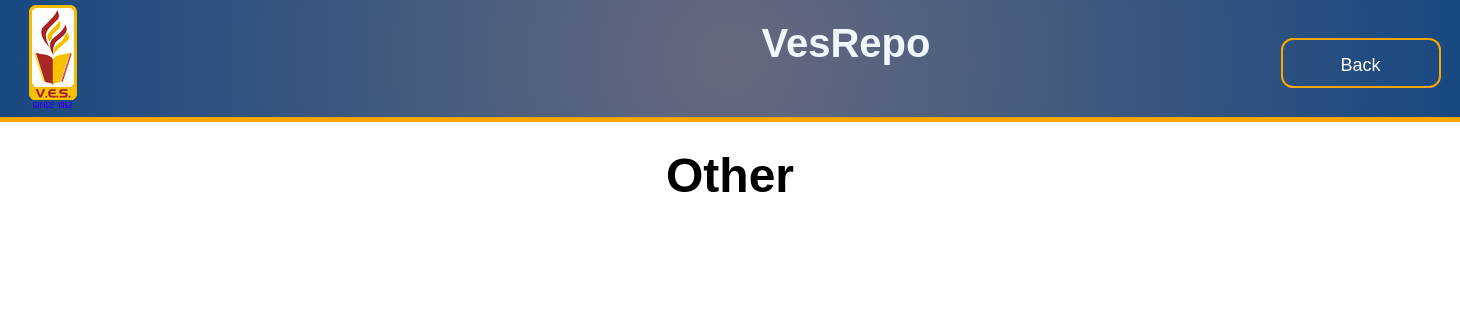
/Complete/other.php, run on an earlier commit of the app's database.
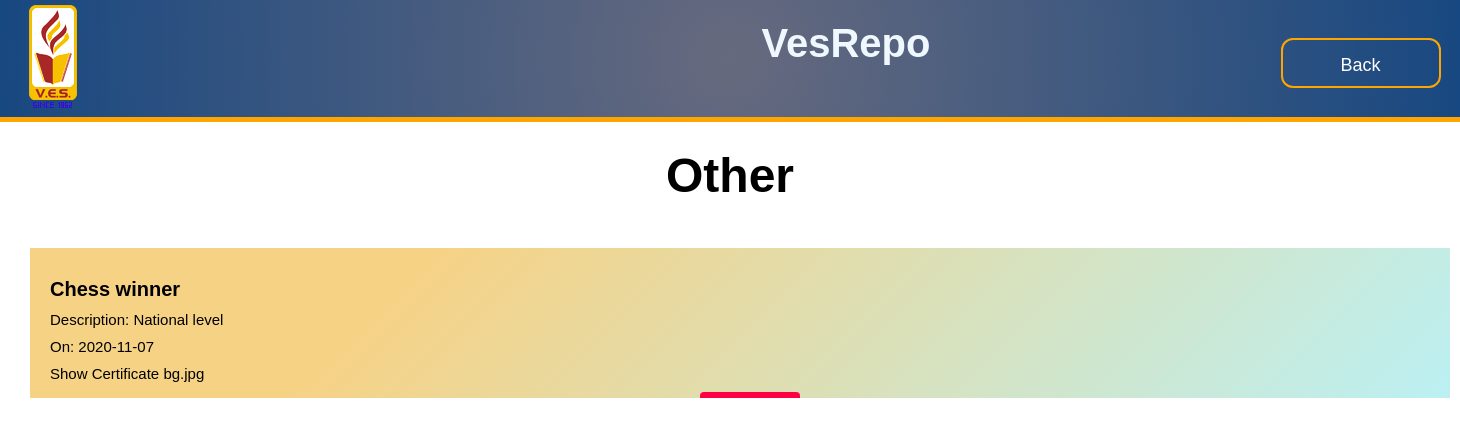
And on a later commit of the database.
### tables this page shows
CREATE TABLE `other` (
  `type` varchar(255) NOT NULL,
  `description` varchar(25) NOT NULL,
  `date` date NOT NULL,
  `cert_pic` blob NOT NULL,
  `account_id` int(255) NOT NULL
);

### Complete/other.php (the view, shortened to what this page needs)
<?php session_start();
$servername='localhost';
$username='root';
$password='';
$dbname = "vesrepo";
$conn=mysqli_connect($servername,$username,$password,$dbname);
?>
<!DOCTYPE html>
<html lang="en">
<head>
    <link rel="stylesheet" href="internships.css">
    <link rel="stylesheet" href="modal.css">
</head>
<body>
  <?php
  $query1="SELECT type, description, date, cert_pic from other where account_id='{$accountid}'";
  $result=mysqli_query($conn, $query1);
  ?>
    <div class="header">
        <nav id="navbar">
          <div id="logo">
              <img src="/Images/Logo.png" alt="VESIT">
          </div>
          <h1>
            VesRepo
          </h1>
          <button onclick="location.href='profile.php'" class="sign_btn btn1">Back</button>
        </nav>
      </div>
      <h1>Other</h1>
    <div class="all">
        <div class="cards">
              <?php
              while($row = mysqli_fetch_array($result))
              {
              ?>
              <div class="card shadow-1">
              <div class="card-text">
              <h4><span><i class="fa fa-check-circle" aria-hidden="true"></i><?php echo $row["type"]; ?></span></h4>
              <p><span>Description:  </span><span> <?php echo $row["description"] ?></span></p>
              <p><span>On:  </span><span> <?php echo $row["date"] ?></span><p><span>Show Certificate  </span><span> <?php echo $row["cert_pic"] ?></span></p>
						<label for="click3">
            <div class="btn2"><p class="text">EDIT</p></div>
						</label>
              </div></div>
              <?php
              }
              ?>
</body>
</html>

What changed in the data, as far as the page shows it:
added other: type "Chess winner", description "National level", date "2020-11-07", cert_pic "bg.jpg"
